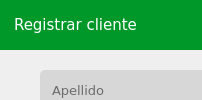
                           <widget class="QWidget" name="clientesRegistrar">
                            <layout class="QVBoxLayout" name="verticalLayout_23">
                             <property name="spacing">
                              <number>0</number>
                             </property>
                             <property name="leftMargin">
                              <number>0</number>
                             </property>
                             <property name="topMargin">
                              <number>0</number>
                             </property>
                             <property name="rightMargin">
                              <number>0</number>
                             </property>
                             <property name="bottomMargin">
                              <number>0</number>
                             </property>
                             <item>
                              <widget class="QFrame" name="frame">
                               <property name="frameShape">
                                <enum>QFrame::NoFrame</enum>
                               </property>
                               <property name="frameShadow">
                                <enum>QFrame::Raised</enum>
                               </property>
                               <layout class="QVBoxLayout" name="verticalLayout_24">
                                <property name="spacing">
                                 <number>0</number>
                                </property>
                                <property name="leftMargin">
                                 <number>0</number>
                                </property>
                                <property name="topMargin">
                                 <number>0</number>
                                </property>
                                <property name="rightMargin">
                                 <number>0</number>
                                </property>
                                <property name="bottomMargin">
                                 <number>0</number>
                                </property>
                                <item>
                                 <widget class="QFrame" name="framesRegistroCliente_2">
                                  <property name="minimumSize">
                                   <size>
                                    <width>0</width>
                                    <height>50</height>
                                   </size>
                                  </property>
                                  <property name="maximumSize">
                                   <size>
                                    <width>16777215</width>
                                    <height>50</height>
                                   </size>
                                  </property>
                                  <property name="styleSheet">
                                   <string notr="true">	background-color: #009929;</string>
                                  </property>
                                  <property name="frameShape">
                                   <enum>QFrame::NoFrame</enum>
                                  </property>
                                  <property name="frameShadow">
                                   <enum>QFrame::Raised</enum>
                                  </property>
                                  <layout class="QHBoxLayout" name="horizontalLayout_8">
                                   <property name="spacing">
                                    <number>0</number>
                                   </property>
                                   <property name="leftMargin">
                                    <number>0</number>
                                   </property>
                                   <property name="topMargin">
                                    <number>0</number>
                                   </property>
                                   <property name="rightMargin">
                                    <number>0</number>
                                   </property>
                                   <property name="bottomMargin">
                                    <number>0</number>
                                   </property>
                                   <item>
                                    <widget class="QLabel" name="lblUno">
                                     <property name="font">
                                      <font>
                                       <family>Verdana</family>
                                       <pointsize>11</pointsize>
                                      </font>
                                     </property>
                                     <property name="styleSheet">
                                      <string notr="true">QLabel{
	background-color: transparent;
	color: #fff;
	padding: 10px;
}</string>
                                     </property>
                                     <property name="text">
                                      <string>Registrar cliente</string>
                                     </property>
                                    </widget>
                                   </item>
                                   <item>
                                    <widget class="QPushButton" name="btnCerrarRegistroCliente">
                                     <property name="minimumSize">
                                      <size>
                                       <width>50</width>
                                       <height>0</height>
                                      </size>
                                     </property>
                                     <property name="maximumSize">
                                      <size>
                                       <width>50</width>
                                       <height>16777215</height>
                                      </size>
                                     </property>
                                     <property name="cursor">
                                      <cursorShape>PointingHandCursor</cursorShape>
                                     </property>
                                     <property name="styleSheet">
                                      <string notr="true">QPushButton{
	border: none;
	background-color: transparent;
	padding: 10px;
}
</string>
                                     </property>
                                     <property name="text">
                                      <string/>
                                     </property>
                                     <property name="icon">
                                      <iconset resource="../Iconos/Iconos.qrc">
                                       <normaloff>:/Iconos/cerrar.png</normaloff>:/Iconos/cerrar.png</iconset>
                                     </property>
                                     <property name="iconSize">
                                      <size>
                                       <width>20</width>
                                       <height>20</height>
                                      </size>
                                     </property>
                                    </widget>
                                   </item>
                                  </layout>
                                 </widget>
                                </item>
                                <item>
                                 <widget class="QFrame" name="framesRegistroCliente">
                                  <property name="frameShape">
                                   <enum>QFrame::NoFrame</enum>
                                  </property>
                                  <property name="frameShadow">
                                   <enum>QFrame::Raised</enum>
                                  </property>
                                  <widget class="QLineEdit" name="txtApellidoRegistroCliente">
                                   <property name="geometry">
                                    <rect>
                                     <x>40</x>
                                     <y>20</y>
                                     <width>420</width>
                                     <height>40</height>
                                    </rect>
                                   </property>
                                   <property name="font">
                                    <font>
                                     <family>Verdana</family>
                                     <pointsize>10</pointsize>
                                    </font>
                                   </property>
                                   <property name="styleSheet">
                                    <string notr="true">QLineEdit{
	background-color: #d7d7d7;
	border: none;
	border-radius: 5px;
	padding: 10px;
}
QLineEdit:focus {
	border: 2px solid rgb(91, 101, 124);
}</string>
                                   </property>
                                   <property name="maxLength">
                                    <number>120</number>
                                   </property>
                                   <property name="placeholderText">
                                    <string>Apellido</string>
                                   </property>
                                   <property name="clearButtonEnabled">
                                    <bool>true</bool>
                                   </property>
                                  </widget>
                                  <widget class="QComboBox" name="cmbTipoDocumentoRegistroCliente">
                                   <property name="geometry">
                                    <rect>
                                     <x>40</x>
                                     <y>140</y>
                                     <width>200</width>
                                     <height>40</height>
                                    </rect>
                                   </property>
                                   <property name="font">
                                    <font>
                                     <family>Verdana</family>
                                     <pointsize>10</pointsize>
                                    </font>
                                   </property>
                                   <property name="cursor">
                                    <cursorShape>PointingHandCursor</cursorShape>
                                   </property>
                                   <property name="styleSheet">
                                    <string notr="true">QComboBox{
	background-color: #d7d7d7;
	border-radius: 5px;
	padding-left: 10px;
}
QComboBox:hover  {
	border: 2px solid rgb(91, 101, 124);
}

QComboBox, QAbstractItemView {
	color: #000;	
	background-color: #d7d7d7;
	selection-background-color: #cdcdcd;
	selection-color: #000;
}
QComboBox::drop-down {
    width: 30px;
	padding: 5px;
    image: url(:Iconos/seleccionar.png);
}</string>
                                   </property>
                                   <item>
                                    <property name="text">
                                     <string>Tipo documento</string>
                                    </property>
                                   </item>
                                  </widget>
                                  <widget class="QComboBox" name="cmbProvinciaRegistroCliente">
                                   <property name="geometry">
                                    <rect>
                                     <x>40</x>
                                     <y>200</y>
                                     <width>200</width>
                                     <height>40</height>
                                    </rect>
                                   </property>
                                   <property name="font">
                                    <font>
                                     <family>Verdana</family>
                                     <pointsize>10</pointsize>
                                    </font>
                                   </property>
                                   <property name="cursor">
                                    <cursorShape>PointingHandCursor</cursorShape>
                                   </property>
                                   <property name="styleSheet">
                                    <string notr="true">QComboBox{
	background-color: #d7d7d7;
	border-radius: 5px;
	padding-left: 10px;
}
QComboBox:hover  {
	border: 2px solid rgb(91, 101, 124);
}

QComboBox, QAbstractItemView {
	color: #000;	
	background-color: #d7d7d7;
	selection-background-color: #cdcdcd;
	selection-color: #000;
}
QComboBox::drop-down {
    width: 30px;
	padding: 5px;
    image: url(:Iconos/seleccionar.png);
}</string>
                                   </property>
                                   <property name="placeholderText">
                                    <string/>
                                   </property>
                                   <item>
                                    <property name="text">
                                     <string>Provincia</string>
                                    </property>
                                   </item>
                                  </widget>
                                  <widget class="QLineEdit" name="txtNombreRegistroCliente">
                                   <property name="geometry">
                                    <rect>
                                     <x>40</x>
                                     <y>80</y>
                                     <width>420</width>
                                     <height>40</height>
                                    </rect>
                                   </property>
                                   <property name="font">
                                    <font>
                                     <family>Verdana</family>
                                     <pointsize>10</pointsize>
                                    </font>
                                   </property>
                                   <property name="styleSheet">
                                    <string notr="true">QLineEdit{
	background-color: #d7d7d7;
	border: none;
	border-radius: 5px;
	padding: 10px;
}
QLineEdit:focus {
	border: 2px solid rgb(91, 101, 124);
}</string>
                                   </property>
                                   <property name="maxLength">
                                    <number>120</number>
                                   </property>
                                   <property name="placeholderText">
                                    <string>Nombre</string>
                                   </property>
                                   <property name="clearButtonEnabled">
                                    <bool>true</bool>
                                   </property>
                                  </widget>
                                  <widget class="QLineEdit" name="txtDocumentoRegistroCliente">
                                   <property name="geometry">
                                    <rect>
                                     <x>250</x>
                                     <y>140</y>
                                     <width>210</width>
                                     <height>40</height>
                                    </rect>
                                   </property>
                                   <property name="font">
                                    <font>
                                     <family>Verdana</family>
                                     <pointsize>10</pointsize>
                                    </font>
                                   </property>
                                   <property name="styleSheet">
                                    <string notr="true">QLineEdit{
	background-color: #d7d7d7;
	border: none;
	border-radius: 5px;
	padding: 10px;
}
QLineEdit:focus {
	border: 2px solid rgb(91, 101, 124);
}</string>
                                   </property>
                                   <property name="maxLength">
                                    <number>12</number>
                                   </property>
                                   <property name="placeholderText">
                                    <string>Número de documento</string>
                                   </property>
                                   <property name="clearButtonEnabled">
                                    <bool>true</bool>
                                   </property>
                                  </widget>
                                  <widget class="QLineEdit" name="txtCiudadRegistroCliente">
                                   <property name="geometry">
                                    <rect>
                                     <x>250</x>
                                     <y>200</y>
                                     <width>210</width>
                                     <height>40</height>
                                    </rect>
                                   </property>
                                   <property name="font">
                                    <font>
                                     <family>Verdana</family>
                                     <pointsize>10</pointsize>
                                    </font>
                                   </property>
                                   <property name="styleSheet">
                                    <string notr="true">QLineEdit{
	background-color: #d7d7d7;
	border: none;
	border-radius: 5px;
	padding: 10px;
}
QLineEdit:focus {
	border: 2px solid rgb(91, 101, 124);
}</string>
                                   </property>
                                   <property name="maxLength">
                                    <number>150</number>
                                   </property>
                                   <property name="placeholderText">
                                    <string>Ciudad de origen</string>
                                   </property>
                                   <property name="clearButtonEnabled">
                                    <bool>true</bool>
                                   </property>
                                  </widget>
                                  <widget class="QLineEdit" name="txtCorreoRegistroCliente">
                                   <property name="geometry">
                                    <rect>
                                     <x>40</x>
                                     <y>260</y>
                                     <width>420</width>
                                     <height>40</height>
                                    </rect>
                                   </property>
                                   <property name="font">
                                    <font>
                                     <family>Verdana</family>
                                     <pointsize>10</pointsize>
                                    </font>
                                   </property>
                                   <property name="styleSheet">
                                    <string notr="true">QLineEdit{
	background-color: #d7d7d7;
	border: none;
	border-radius: 5px;
	padding: 10px;
}
QLineEdit:focus {
	border: 2px solid rgb(91, 101, 124);
}</string>
                                   </property>
                                   <property name="maxLength">
                                    <number>200</number>
                                   </property>
                                   <property name="placeholderText">
                                    <string>Correo electronico</string>
                                   </property>
                                   <property name="clearButtonEnabled">
                                    <bool>true</bool>
                                   </property>
                                  </widget>
                                  <widget class="QLineEdit" name="txtCelularRegistroCliente">
                                   <property name="geometry">
                                    <rect>
                                     <x>40</x>
                                     <y>320</y>
                                     <width>420</width>
                                     <height>40</height>
                                    </rect>
                                   </property>
                                   <property name="font">
                                    <font>
                                     <family>Verdana</family>
                                     <pointsize>10</pointsize>
                                    </font>
                                   </property>
                                   <property name="styleSheet">
                                    <string notr="true">QLineEdit{
	background-color: #d7d7d7;
	border: none;
	border-radius: 5px;
	padding: 10px;
}
QLineEdit:focus {
	border: 2px solid rgb(91, 101, 124);
}</string>
                                   </property>
                                   <property name="maxLength">
                                    <number>30</number>
                                   </property>
                                   <property name="placeholderText">
                                    <string>Celular</string>
                                   </property>
                                   <property name="clearButtonEnabled">
                                    <bool>true</bool>
                                   </property>
                                  </widget>
                                  <widget class="QPushButton" name="btnConfirmarRegistroCliente">
                                   <property name="geometry">
                                    <rect>
                                     <x>210</x>
                                     <y>390</y>
                                     <width>120</width>
                                     <height>40</height>
                                    </rect>
                                   </property>
                                   <property name="font">
                                    <font>
                                     <family>Verdana</family>
                                     <pointsize>10</pointsize>
                                    </font>
                                   </property>
                                   <property name="cursor">
                                    <cursorShape>PointingHandCursor</cursorShape>
                                   </property>
                                   <property name="focusPolicy">
                                    <enum>Qt::NoFocus</enum>
                                   </property>
                                   <property name="styleSheet">
                                    <string notr="true">QPushButton{
	background-color: #1c1c1c;
	border:none;
	border-radius: 5px;
	color:#fff;
	padding-left: 15px;
	padding-right: 15px;
}
QPushButton:hover{
	background-color: #000000;
}</string>
                                   </property>
                                   <property name="text">
                                    <string>Confirmar</string>
                                   </property>
                                   <property name="icon">
                                    <iconset resource="../Iconos/Iconos.qrc">
                                     <normaloff>:/Iconos/confirmar.png</normaloff>:/Iconos/confirmar.png</iconset>
                                   </property>
                                   <property name="iconSize">
                                    <size>
                                     <width>20</width>
                                     <height>20</height>
                                    </size>
                                   </property>
                                  </widget>
                                  <widget class="QPushButton" name="btnCancelarRegistroCliente">
                                   <property name="geometry">
                                    <rect>
                                     <x>340</x>
                                     <y>390</y>
                                     <width>120</width>
                                     <height>40</height>
                                    </rect>
                                   </property>
                                   <property name="font">
                                    <font>
                                     <family>Verdana</family>
                                     <pointsize>10</pointsize>
                                    </font>
                                   </property>
                                   <property name="cursor">
                                    <cursorShape>PointingHandCursor</cursorShape>
                                   </property>
                                   <property name="focusPolicy">
                                    <enum>Qt::NoFocus</enum>
                                   </property>
                                   <property name="styleSheet">
                                    <string notr="true">QPushButton{
	background-color: #7f7f7f;
	border:none;
	border-radius: 5px;
	color:#fff;
	padding-left: 15px;
	padding-right: 15px;
}
QPushButton:hover{
	background-color: #595959
}</string>
                                   </property>
                                   <property name="text">
                                    <string>Cancelar</string>
                                   </property>
                                   <property name="icon">
                                    <iconset resource="../Iconos/Iconos.qrc">
                                     <normaloff>:/Iconos/cancelar.png</normaloff>:/Iconos/cancelar.png</iconset>
                                   </property>
                                   <property name="iconSize">
                                    <size>
                                     <width>20</width>
                                     <height>20</height>
                                    </size>
                                   </property>
                                  </widget>
                                 </widget>
                                </item>
                               </layout>
                              </widget>
                             </item>
                            </layout>
                           </widget>
